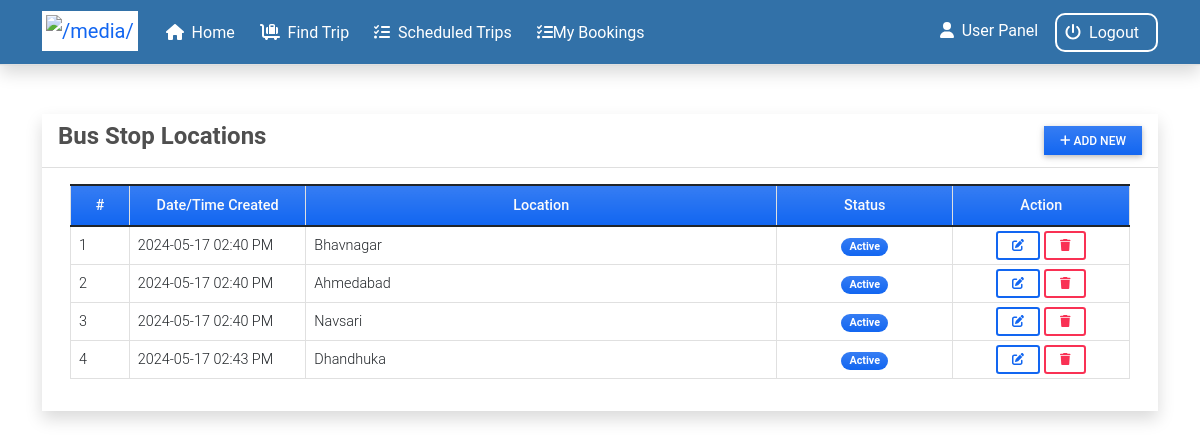
The app's page /location (signed in) with its own data.
### reservationApp/models.py (models this page shows, shortened)
class Location(models.Model):
    location = models.CharField(max_length=250)
    status = models.CharField(max_length=2, choices=(('1','Active'),('2','Inactive')), default=1)
    date_created = models.DateTimeField(default=timezone.now)
    date_updated = models.DateTimeField(auto_now=True)

### reservationApp/views.py (the view)
# urls.py: path('location',views.location_mgt,name='location-page'),
@login_required
def location_mgt(request):
    context['page_title'] = "Locations"
    locations = Location.objects.all()
    context['locations'] = locations
    return render(request, 'location_mgt.html', context)

### reservationApp/templates/location_mgt.html (shortened to what this page needs)
{% extends 'base.html' %} {% block pageContent %}
<div class="col-lg-12 col-md-12 col-sm-12 col-xs-12">
    <div class="card card-default rounded-0 shadow ">
        <div class="card-header">
            <div class="d-flex w-100 align-items-center justify-content-between">
                <h4 class="card-title fw-bold">Bus Stop Locations</h4>
                <div class="tools">
                    <button type="button" class="btn btn-primary rounded-0 bg-gradient btn-sm" id='add_new'><i class="fa fa-plus"></i> Add New</button>
                </div>
            </div>
        </div>
        <div class="card-body">
            <div class="container-fluid">
                <table class="table table-bordered" id="location-list">
                    <colgroup>
                        <col width="5%">
                        <col width="15%">
                        <col width="40%">
                        <col width="15%">
                        <col width="15%">
                    </colgroup>
                    <thead>
                        <tr class="bg-gradient bg-primary bg-opacity-50 text-light">
                            <th class="px-2 py-2 text-center">#</th>
                            <th class="px-2 py-2 text-center">Date/Time Created</th>
                            <th class="px-2 py-2 text-center">Location</th>
                            <th class="px-2 py-2 text-center">Status</th>
                            <th class="px-2 py-2 text-center">Action</th>
                        </tr>
                    </thead>
                    <tbody>
                        {% for location in locations %}
                        <tr>
                            <td class="px-2 py-1 align-middle">{{ forloop.counter }}</td>
                            <td class="px-2 py-1 align-middle">{{ location.date_created|date:"Y-m-d h:i A" }}</td>
                            <td class="px-2 py-1 align-middle">{{ location.location }}</td>
                            <td class="px-1 py-1 align-middle text-center">
                                {% if location.status == '1' %}
                                <span class="badge bg-primary bg-gradient rounded-pill px-2">Active</span> {% else %}
                                <span class="badge bg-secondary bg-gradient rounded-pill px-2">Inactive</span> {% endif %}
                            </td>
                            <td class="px-2 py-1 align-middle text-center">
                                <a class="btn btn-outline-primary btn-sm edit-data" href="javascript:void(0)" data-id="{{ location.pk }}" title="Edit">
                                    <i class="fa fa-edit"></i>
                                </a>
                                <button class="btn btn-outline-danger btn-sm delete-data" type="button" data-id="{{ location.pk }}" title="Delete">
                                    <i class="fa fa-trash"></i>
                                </button>
                            </td>
                        </tr>
                        {% endfor %}
                    </tbody>
                </table>
            </div>
        </div>
    </div>
</div>
{% endblock pageContent %}

### static/assets/default/css/style.css (style rules this page uses)
html, body { height: 100%; width: 100%; max-height: 100%; overflow: auto; display: flex; flex-direction: column; }

### records on screen
Location: date_created "2024-05-17 02:40 PM", location "Bhavnagar", status "Active"
Location: date_created "2024-05-17 02:40 PM", location "Ahmedabad", status "Active"
Location: date_created "2024-05-17 02:40 PM", location "Navsari", status "Active"
Location: date_created "2024-05-17 02:43 PM", location "Dhandhuka", status "Active"
